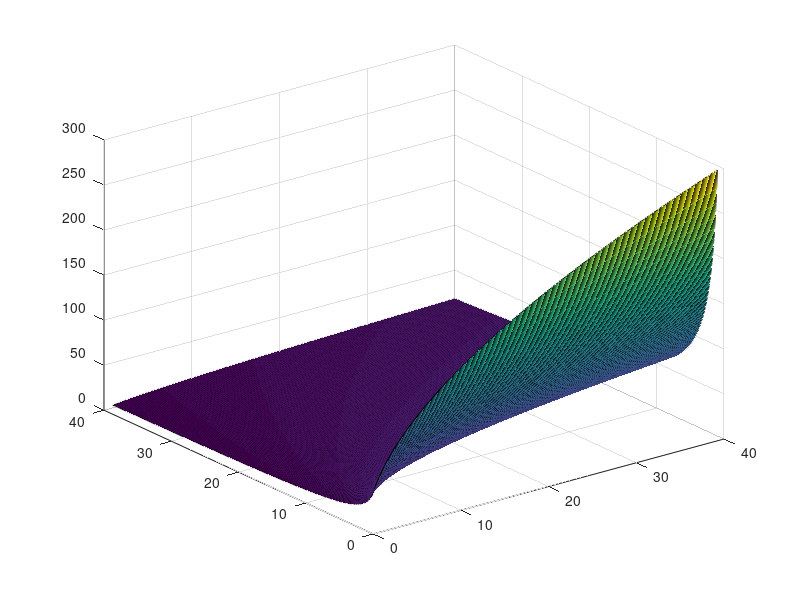

Source code (MATLAB): (Note: this script raises an error after producing the figure.)
rho=1000;
g=9.81;
H=1:0.1:40;
Qa=1:0.1:40;
Q=Qa/3600;
n_q = ones(length(Q),length(H));
n=2800;
kk=1;
for ii=1:length(Q)
    for jj=1:length(H)
        n_q(jj,ii)=n*Q(ii)^0.5/H(jj)^0.75;
        eta(jj,ii)=0.94-0.048*Q(ii)^(-0.32)-0.29*(log10(n_q(jj,ii)/44))^2;
        P_h(jj,ii)=Q(ii)*H(jj)*rho*g;
        P_o(jj,ii)=P_h(jj,ii)/eta(jj,ii);
        psi=(300/(270+n_q(jj,ii)))^(9/4);
        u_2=sqrt(2*g*H(jj)/psi);
        D_2(jj,ii)=u_2/(pi*n/60);
        c_2m=0.1011*sqrt(2*g*H(jj));
        b_2(jj,ii)=Q(ii)/(D_2(jj,ii)*pi*c_2m);
        if eta(jj,ii) > 0.5 && P_o(jj,ii) < 1400 && n_q(jj,ii) < 36;
            % figure(100)
            % plot(Q(ii)*3600,H(jj),'*');
            % hold on
        oD_2(kk)=D_2(jj,ii);
        ob_2(kk)=b_2(jj,ii); 
        oQ(kk)=Q(ii);
        oH(kk)=H(jj);
        nq(kk)=n_q(jj,ii);
        kk=kk+1;
        end
    end
end
% [oD_2max,idx1]=max(oD_2)
% oQ(idx1)*3600
% oH(idx1)
% nq(idx1)

% [ob_2max,idx2]=max(ob_2)
% oQ(idx2)*3600
% oH(idx2)
% oQmax=max(oQ)*3600
% min(oD_2)
% min(ob_2)
% ob_2(idx1)
% oD_2(idx2)

figure(1)
surf(Qa,H,n_q)
clim([35 36])

figure(2)
surf(Qa,H,eta)
colormap(flipud(parula))
clim([0.45 0.46])

figure(3)
surf(Qa,H,P_o)
clim([1380 1400])

figure(4)
surf(Qa,H,D_2)
clim([0.09 0.10])

figure(5)
surf(Qa,H,b_2)
clim([0.01 0.011])


%clim([0 20])


Q_c=5.7/3600

fi=0:60:360
A_A=fi*Q_c/360/(15.4769^-0.29)/((2*g*13.9)^0.5);
h_A=A_A/0.014
